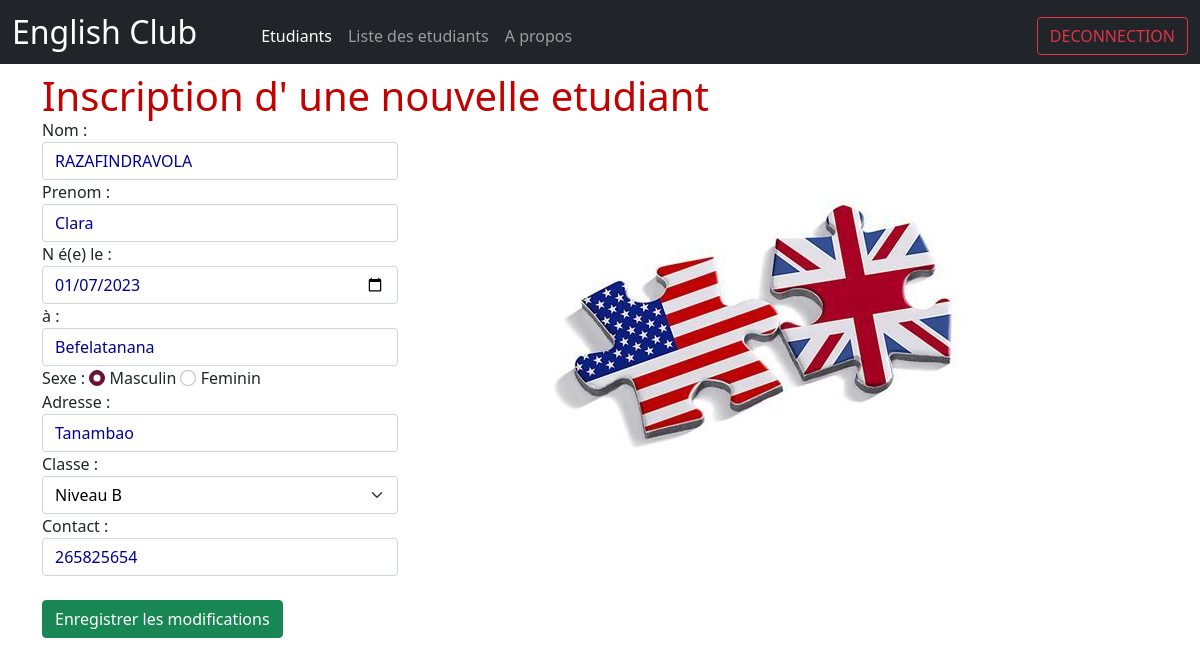
The app's page /Students/new_student.php?editeEtudiant=2 with its own data.
### tables this page shows
CREATE TABLE IF NOT EXISTS `students` (
  `id` int(11) NOT NULL AUTO_INCREMENT,
  `nom` varchar(30) NOT NULL,
  `prenom` varchar(30) NOT NULL,
  `date_naissance` date NOT NULL,
  `lieu_naissance` varchar(20) NOT NULL,
  `sexe` varchar(12) NOT NULL,
  `adresse` varchar(25) NOT NULL,
  `classe` varchar(15) NOT NULL,
  `Contact` int(10) NOT NULL,
  PRIMARY KEY (`id`)
);

### Students/action.php (called while the page is built, shortened)
<?php
    require_once("../securité/db_conn.php");
        if(isset($_GET['editeEtudiant'])){
            $id = $_GET['editeEtudiant'];
            $sql = "SELECT * FROM students WHERE id = '$id'";
            $resultat = $connection->query($sql);
            $row = $resultat->fetch(PDO::FETCH_ASSOC);
            $nomEtudiant = $row['nom'];
            $prenomEtudiant = $row['prenom'];
            $dateNaissanceEtudiant = $row['date_naissance'];
            $lieuNaissEtudiant = $row['lieu_naissance'];
            $sexeEtudiant = $row['sexe'];
            $adresseEtudiant = $row['adresse'];
            $contactEtudiant = $row['Contact'];
            $modifier=1;
        }

### Students/new_student.php (the view, shortened to what this page needs)
<?php
    require_once("action.php");
?>
<!DOCTYPE html>
<html lang="fr" id="students">
<head>
    <link href="../assets/dist/css/bootstrap.min.css" rel="stylesheet">
    <link rel="stylesheet" href="style.css">
</head>
<body>
    <nav class="navbar navbar-expand-md navbar-dark bg-dark fixed-top">
        <div class="container-fluid">
            <a class="navbar-brand" href="#">
                <h2>English Club</h2>
            </a>
            <div class="collapse  navbar-collapse" id="navbarCollapse">
                <ul class="navbar-nav me-auto mb-2 mb-md-0">
                    <li class="nav-item ">
                        <a class="nav-link me-4" href=""></a>
                    </li>
                    <li class="nav-item ">
                        <a class="nav-link active" href="">Etudiants</a>
                    </li>
                    <li class="nav-item">
                        <a class="nav-link" href="students.php">Liste des etudiants</a>
                    </li>
                    <li class="nav-item">
                        <a class="nav-link" href="../Apropos/apropos.php">A propos</a>
                    </li>
                </ul>
                <form class="d-flex">
                    <a class="btn btn-outline-danger" href="../securité/logout.php">DECONNECTION</a>
                </form>
            </div>
        </div>
    </nav>
    <div class="container">
        <h1>Inscription d' une nouvelle etudiant</h1>
        <div class="row">
            <div class="col-4">
                <form action="action.php" method="post">
                    Nom :
                    <input type="text" class="form-control" id="nomEtudiant" name="nomEtudiant"
                        placeholder="Inserer le nom d'eleve*" value="<?php echo $nomEtudiant; ?>" />
                    Prenom :
                    <input type="text" class="form-control" id="prenomEtudiant" placeholder="Inserer le prenom d'eleve*"
                        name="prenomEtudiant" value="<?php echo $prenomEtudiant; ?>" />
                    N é(e) le :
                    <input type="date" class="form-control" id="dateNaissanceEtudiant" name="dateNaissanceEtudiant"
                        value="<?php echo $dateNaissanceEtudiant; ?>" />
                    à :
                    <input type="text" class="form-control" placeholder="Inserer le lieu*" id="lieuNaissEtudiant"
                        name="lieuNaissEtudiant" value="<?php echo $lieuNaissEtudiant; ?>" />
                    Sexe :
                    <label class="checkbox-inline">
                        <input type="radio" class="form-check-input" name="sexeEtudiant" id="optionsRadios3"
                            value="Masculin" <?php if ($sexeEtudiant === "Masculin"){?> checked <?php } ?>checked>
                        Masculin
                    </label>
                    <label class="checkbox-inline">
                        <input type="radio" class="form-check-input" name="sexeEtudiant" id="optionsRadios4"
                            value="Feminin" <?php if ($sexeEtudiant === "Feminin"){?> checked <?php } ?>> Feminin
                    </label><br>
                    Adresse :
                    <input type="text" id="adresseEtudiant" class="form-control"
                        placeholder="Inserer l'adresse d'eleve*" name="adresseEtudiant"
                        value="<?php echo $adresseEtudiant; ?>" />
                    Classe :
                    <?php if($modifier===1){
                    $id = $_GET['editeEtudiant'];
                    $sql = "SELECT * FROM students WHERE id = '$id'";
                    $resultat = $connection->query($sql);
                    $row = $resultat->fetch(PDO::FETCH_ASSOC);
                        $classe = $row['classe']; ?>
                    <select name="classe" id="classe" class="form-select" value="<?php echo $classe; ?>">
                        <option value="<?php echo $classe; ?>"><?php echo $classe; ?></option>
                    </select>
                    <?php }  ?>
                    Contact :
                    <input type="text" maxlength="10" class="form-control" placeholder="Telephone" id="contactEtudiant"
                        name="contactEtudiant" value="<?php echo $contactEtudiant; ?>" />
                    <br><br>
                    <?php if($modifier===1){ ?>
                    <input type="submit" id="ModStudent" name="ModStudent" class="btn eng btn-success"
                        value="Enregistrer les modifications"> <?php } else { ?>
                </form>
                <input type="submit" onclick="message();" id="ajoutStudent" name="ajoutStudent"
                    class="btn eng btn-primary" value="Enregistrer">
                <?php }  ?>
            </div>
            <div class="col-1"></div>
            <div class="col-4">
                <img src="../assets/image/60059_155488_27676.jpg" alt="" srcset="">
            </div>
        </div>
    </div>
</body>
</html>

### Students/style.css (style rules this page uses)
body { margin: 0; padding: 0; background-color: #ffffff; min-height: 75rem; padding-top: 4.5rem; height: 100%; width: 100%; overflow-x: auto; }
h1 { margin-top: 5; color: #c10200; }
input.form-control { color: #020091; width: 100%; background-color: transparent; }
select.form-select { color: #000000; width: 100%; }
.form-check-input:checked { background-color: #6a1435; border-color: #6a1435; }
.navbar-expand-md { background-color: #000000eb; padding-bottom: 0px; }
.btn { display: initial; }
h2 { text-align: center; }
.form-control { color: #10375C; width: 100%; display: initial; }
.row { margin-top: -10px; }
a { color: #121214; }
img { margin-top: 50px; }

### records on screen
students: nomEtudiant "RAZAFINDRAVOLA", prenomEtudiant "Clara", dateNaissanceEtudiant "01/07/2023", lieuNaissEtudiant "Befelatanana", sexe "☑ Masculin", sexe "☐ Feminin", adresseEtudiant "Tanambao", classe "Niveau B", contactEtudiant "265825654"
